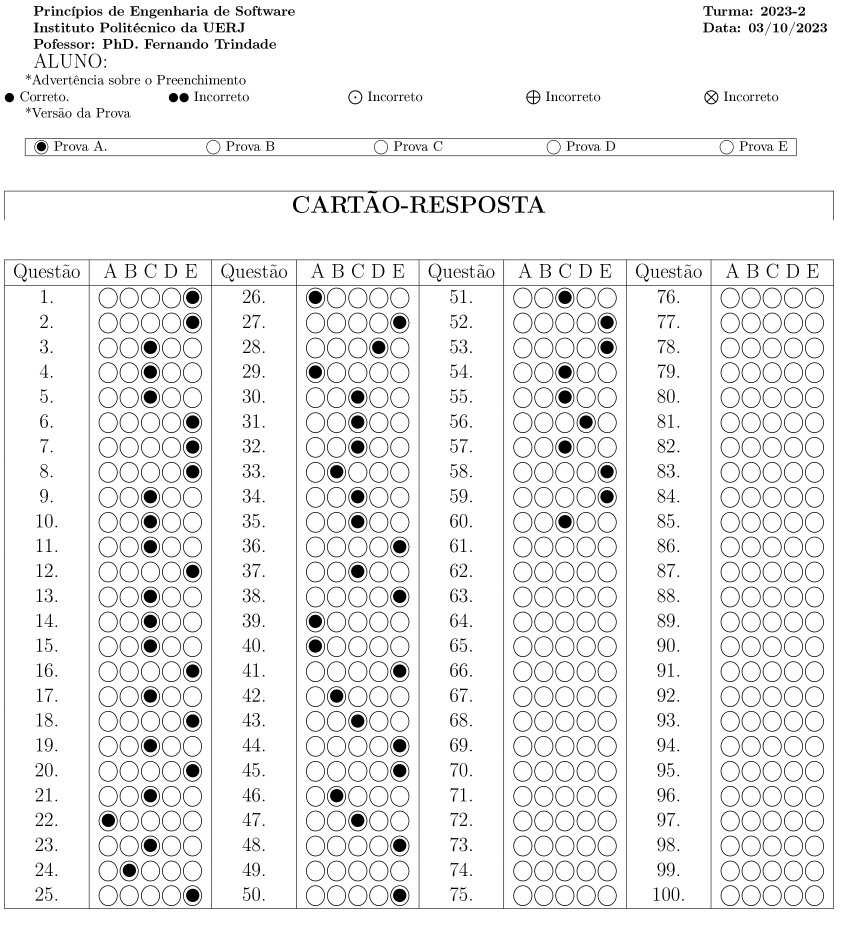
#> input picture Leitor/prova A/Cartao_resposta___PROVA_A.jpg, 2539 x 2822 px, found by its file name (shown at 1/3 size); the run also reads 3 pictures not shown here
$ jupyter execute trabalho_02.ipynb
#> lines starting #> are read from the running program, lines starting #| are printed output that depends on the picture; after the words box and inside, x2 and y2 are one past the last pixel; in counts of white or black regions, pixels touching at a corner belong together
[cell 1]
import cv2
import numpy as np #pip install numpy
import matplotlib.pyplot as plt #pip install matplotlib.pyplot
import os
import pandas as pd #pip install pandas
#pip install openpyxl


#Diretório da pasta que contém as imagens
diretorio_pasta = '.\Leitor\provas_realizadas'

def gabarito_mestre(caminho):

    image = cv2.imread(caminho)
#> image is the input picture: shape (2822, 2539, 3); min 0, max 255, mean 238.9
    image_res = cv2.resize(image, None, fx=0.35, fy=0.35)

    # Converta a imagem para tons de cinza
    gray = cv2.cvtColor(image_res, cv2.COLOR_BGR2GRAY)
    _, threshold = cv2.threshold(gray, 220, 255, cv2.THRESH_BINARY_INV)
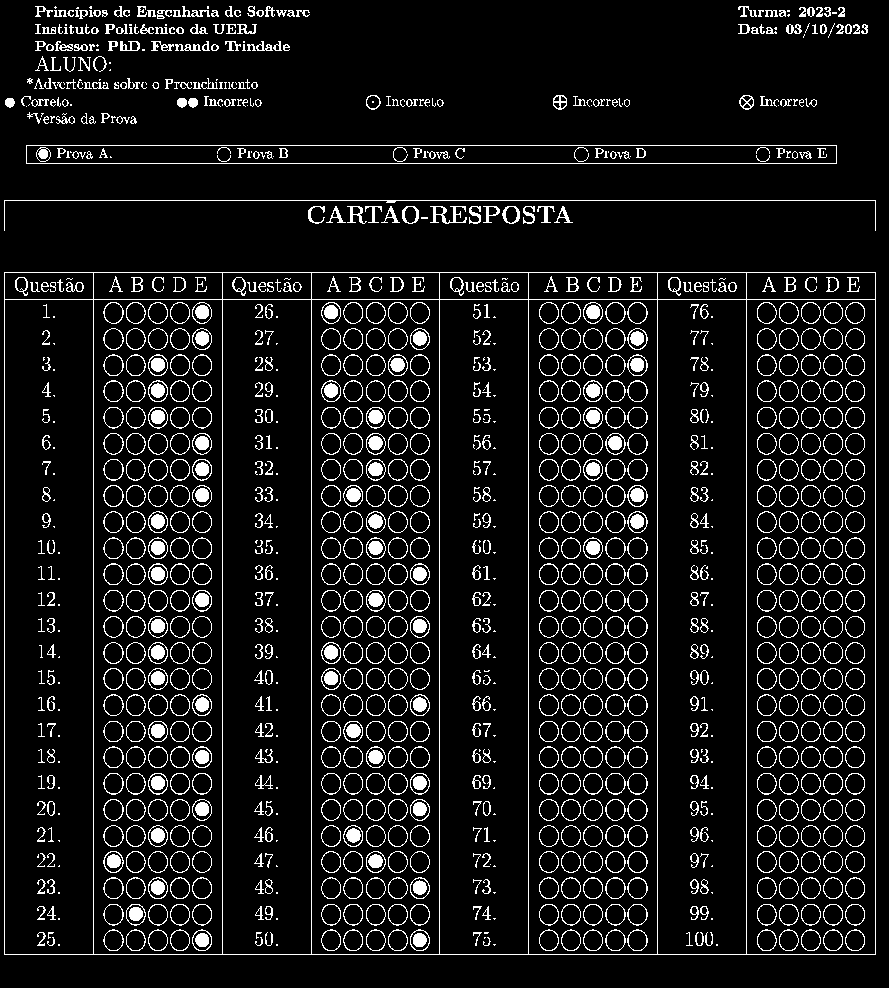
#> threshold: shape (988, 889); 8.9% white in thin lines or dots

    # encontrar contorno desejado
    contours, _ = cv2.findContours(threshold, cv2.RETR_TREE, cv2.CHAIN_APPROX_SIMPLE)
#> contours = 1988 contours, 518 with area under 20; largest, box (x1, y1, x2, y2) and area: (4, 272, 876, 955) 594022, (746, 299, 876, 955) 84493, (528, 299, 658, 955) 84493, (93, 299, 223, 955) 84493, (311, 299, 440, 955) 83838
    contours = sorted(contours, key=cv2.contourArea, reverse=True)
    contornos_desejados = [cont for cont in contours if (cv2.contourArea(cont) > 100000)]
#> contornos_desejados = [[[4, 272], [4, 954], [875, 954], [875, 272]]]
    cv2.drawContours(image_res, contornos_desejados, -1, (0, 0, 255), 0)
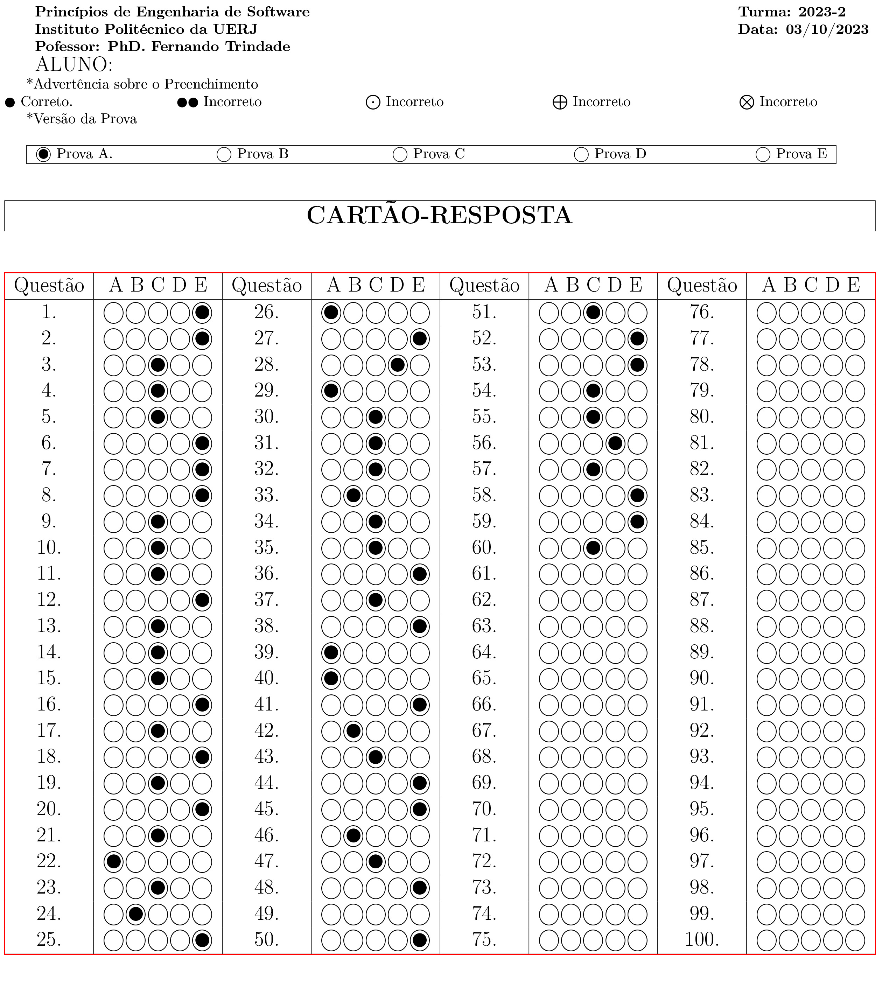
#> image_res: shape (988, 889, 3); mean B, G, R 238.2, 238.2, 239.1

    # cortando imagem a partir do contorno
    x, y, w, h = cv2.boundingRect(contornos_desejados[0])
#> x = 4; y = 272; w = 872; h = 683
    imagem_recortada = threshold[y:y+h, x:x+w]
#> imagem_recortada: shape (683, 872); 11.2% white in thin lines or dots
    regiao_gabarito = imagem_recortada[:, :-218]
#> regiao_gabarito: shape (683, 654); 11.7% white in thin lines or dots
    regiao_gabarito = regiao_gabarito[30:, :]
#> regiao_gabarito: shape (653, 654); 11.5% white in thin lines or dots

    altura, largura = regiao_gabarito.shape

    # Calcular o comprimento de cada nova coluna
    comprimento_coluna = largura // 3

    # Dividir a região em três colunas
    coluna1 = regiao_gabarito[:, :comprimento_coluna]
#> coluna1: shape (653, 218); 11.6% white; 220 white regions (29 under 20 px), largest, box (x1, y1, x2, y2) and area: (0, 0, 218, 653) 1522, (147, 526, 161, 541) 164, (147, 212, 161, 227) 163
    coluna2 = regiao_gabarito[:, comprimento_coluna:2*comprimento_coluna]
#> coluna2: shape (653, 218); 12.3% white in thin lines or dots
    coluna3 = regiao_gabarito[:, 2*comprimento_coluna:]
#> coluna3: shape (653, 218); 10.5% white in thin lines or dots

    cv2.imshow(f'linha_coluna1', coluna1)
    cv2.imshow(f'linhas_coluna2', coluna2)
    cv2.imshow(f'linhas_coluna3', coluna3)
    altura_coluna, largura_coluna = coluna1.shape


    # Inicializar uma lista para armazenar as novas imagens
    linhas_colunas = []
    linhas_colunas.append(coluna1)
    linhas_colunas.append(coluna2)
    linhas_colunas.append(coluna3)

    respostas = []

    partes_imagem3 = []
    altura_parte = altura // 25
    for j in range (0,3):
        for i in range (25):
            if(j == 2 and i == 10):
                break
            calc = (i + 1) * altura_parte + 1
            parte3 = linhas_colunas[j][i * altura_parte: calc, :]
            partes_imagem3.append(parte3)
            #cv2.imwrite(f'{j} - {i}.png', parte3)
            largura = parte3.shape[1]
            altura = parte3.shape[0]

                                # Defina as faixas de porcentagem
            faixa_A = (0.45, 0.55)
            faixa_B = (0.55, 0.65)
            faixa_C = (0.65, 0.75)
            faixa_D = (0.75, 0.85)
            faixa_E = (0.85, 95)

            # Determine a ROI com base nas faixas de porcentagem
            x1_A, x2_A = int(largura * faixa_A[0]), int(largura * faixa_A[1])
            x1_B, x2_B = int(largura * faixa_B[0]), int(largura * faixa_B[1])
            x1_C, x2_C = int(largura * faixa_C[0]), int(largura * faixa_C[1])
            x1_D, x2_D = int(largura * faixa_D[0]), int(largura * faixa_D[1])
            x1_E, x2_E = int(largura * faixa_E[0]), int(largura * faixa_E[1])

            # Recorte as ROIs com base nas coordenadas calculadas
            roi_A = parte3[:, x1_A:x2_A]
            roi_B = parte3[:, x1_B:x2_B]
            roi_C = parte3[:, x1_C:x2_C]
            roi_D = parte3[:, x1_D:x2_D]
            roi_E = parte3[:, x1_E:x2_E]

            # Função para detectar círculos pretos em uma ROI
            def detectar_circulos_brancos(roi):
                _, thresh = cv2.threshold(roi, 1, 255, cv2.THRESH_BINARY)
                # cv2.imwrite(f'Círculos Detectados {j} - {i}.png', thresh)
                circulos = cv2.HoughCircles(thresh, cv2.HOUGH_GRADIENT, dp=1,minDist=8,param1=5,   param2=5,   minRadius=4,  maxRadius=10)
                media_cor = np.mean(thresh)
                if(media_cor >= 50):
                    return circulos
                return None

            # Detecte círculos nas ROIs
            circulos_A = detectar_circulos_brancos(roi_A)
            circulos_B = detectar_circulos_brancos(roi_B)
            circulos_C = detectar_circulos_brancos(roi_C)
            circulos_D = detectar_circulos_brancos(roi_D)
            circulos_E = detectar_circulos_brancos(roi_E)

            # Determine a resposta com base na detecção de círculos
            if circulos_A is not None:
                respostas.append("A")
            elif circulos_B is not None:
                respostas.append("B")
            elif circulos_C is not None:
                respostas.append("C")
            elif circulos_D is not None:
                respostas.append("D")
            elif circulos_E is not None:
                respostas.append("E")
            else:
                respostas.append("Nenhuma resposta detectada")
#> roi_A: shape (27, 21); 13.1% white in thin lines or dots, all inside (x1, y1, x2, y2) = (1, 1, 21, 23)
#> roi_B: shape (27, 22); 12.5% white in thin lines or dots, all inside (x1, y1, x2, y2) = (2, 1, 22, 23)
#> roi_C: shape (27, 22); 39.2% white; 2 white regions, box (x1, y1, x2, y2) and area: (5, 5, 19, 19) 160, (2, 1, 22, 23) 73
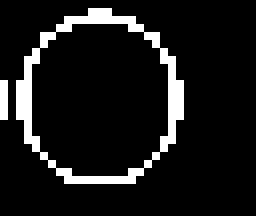
#> roi_E: shape (27, 33) (shown 8 times larger); 12.5% white in thin lines or dots
#> after the loop, partes_imagem3 = 60 items; respostas = 60 items, first 6: 'E', 'E', 'C', 'C', 'C', 'E'
            #cv2.imwrite(f'img combinada {j} - {i}.png', parte3)

    gabarito = respostas
#> gabarito = 60 items, first 6: 'E', 'E', 'C', 'C', 'C', 'E'
    print(gabarito)
#> (printed output is left out)
    return gabarito


# Lista de arquivos na pasta
arquivos_na_pasta = os.listdir(diretorio_pasta)
index = 0
respostas_A = gabarito_mestre('Leitor\prova A\Cartao_resposta___PROVA_A.jpg')
#> respostas_A = 60 items, first 6: 'E', 'E', 'C', 'C', 'C', 'E'

respostas_B = gabarito_mestre('Leitor\prova B\Cartao_resposta___PROVA_B.jpg')
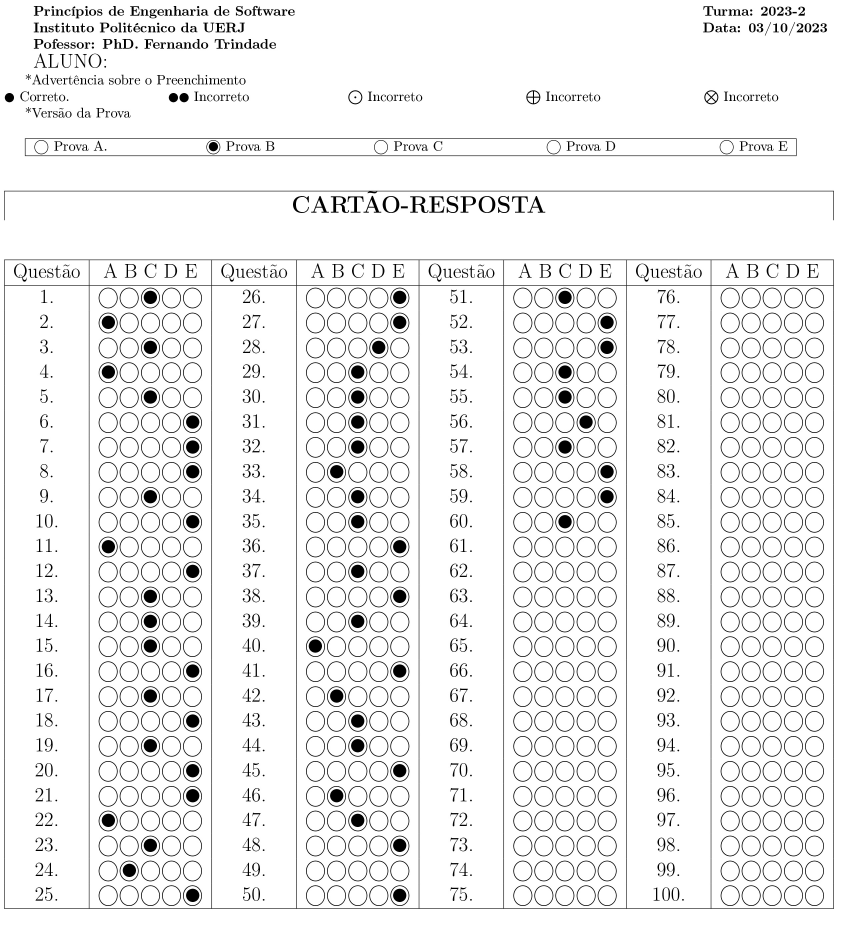
#> input picture Leitor/prova B/Cartao_resposta___PROVA_B.jpg, 2539 x 2822 px, found by its file name (shown at 1/3 size)
#> in gabarito_mestre, image is the input picture: shape (2822, 2539, 3); min 0, max 255, mean 238.9
#> in gabarito_mestre (call 2), `contours, _ = cv2.findContours(threshold, cv2.RETR_TREE, cv2.CHAIN_APP..`: contours = 1988 contours, 517 with area under 20; largest, box (x1, y1, x2, y2) and area: (4, 272, 876, 955) 594022, (746, 299, 876, 955) 84493, (528, 299, 658, 955) 84493, (93, 299, 223, 955) 84493, (311, 299, 440, 955) 83838
#> in gabarito_mestre (call 2), `coluna2 = regiao_gabarito[:, comprimento_coluna:2*comprimento_coluna]`:
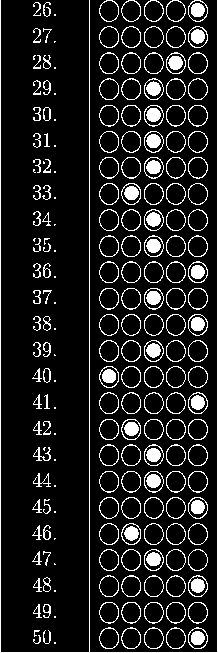
#> coluna2: shape (653, 218); 12.3% white in thin lines or dots
#> after the loop in gabarito_mestre (call 2), `for j in range (0,3):`: respostas = 60 items, first 6: 'C', 'A', 'C', 'A', 'C', 'E'
#> (printed output is left out)
#> respostas_B = 60 items, first 6: 'C', 'A', 'C', 'A', 'C', 'E'

respostas_C = gabarito_mestre('Leitor\prova C\Cartao_resposta___PROVA_C.jpg')
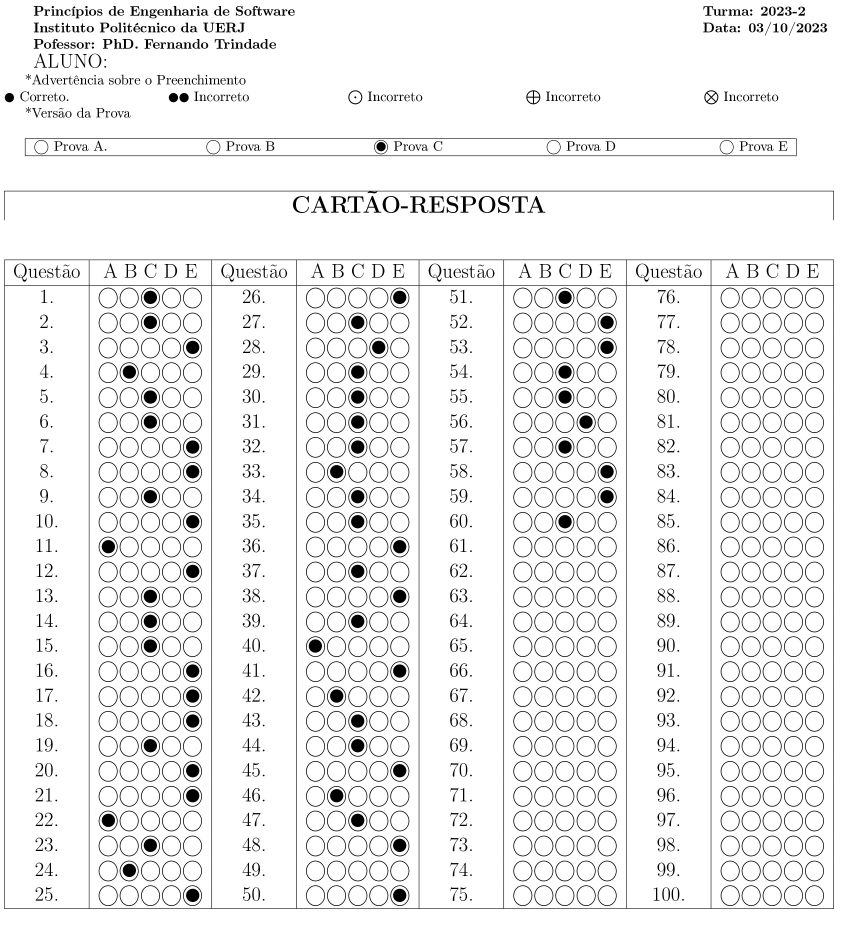
#> input picture Leitor/prova C/Cartao_resposta___PROVA_C.jpg, 2539 x 2822 px, found by its file name (shown at 1/3 size)
#> in gabarito_mestre, image is the input picture: shape (2822, 2539, 3); min 0, max 255, mean 238.9
#> in gabarito_mestre (call 3), `contours, _ = cv2.findContours(threshold, cv2.RETR_TREE, cv2.CHAIN_APP..`: contours = 1990 contours, 519 with area under 20; largest, box (x1, y1, x2, y2) and area: (4, 272, 876, 955) 594022, (746, 299, 876, 955) 84493, (528, 299, 658, 955) 84493, (93, 299, 223, 955) 84493, (311, 299, 440, 955) 83838
#> in gabarito_mestre (call 3), `coluna1 = regiao_gabarito[:, :comprimento_coluna]`:
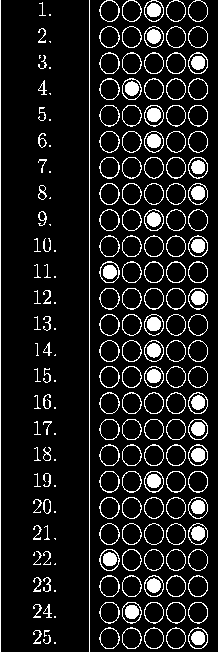
#> coluna1: shape (653, 218); 11.6% white; 220 white regions (29 under 20 px), largest, box (x1, y1, x2, y2) and area: (0, 0, 218, 653) 1522, (147, 29, 161, 44) 163, (147, 212, 161, 227) 163
#> (the rest of the program and of its run is left out)
